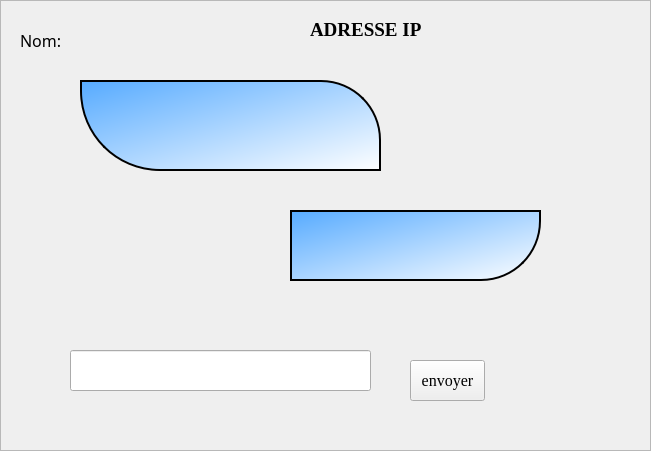
     <widget class="QFrame" name="frame_discussion">
      <property name="geometry">
       <rect>
        <x>240</x>
        <y>80</y>
        <width>651</width>
        <height>451</height>
       </rect>
      </property>
      <property name="styleSheet">
       <string notr="true">backgroud-color:rgb(0, 255, 0)</string>
      </property>
      <property name="frameShape">
       <enum>QFrame::StyledPanel</enum>
      </property>
      <property name="frameShadow">
       <enum>QFrame::Raised</enum>
      </property>
      <widget class="QPushButton" name="bt_envoyer">
       <property name="geometry">
        <rect>
         <x>410</x>
         <y>360</y>
         <width>75</width>
         <height>41</height>
        </rect>
       </property>
       <property name="font">
        <font>
         <family>Times New Roman</family>
         <pointsize>12</pointsize>
        </font>
       </property>
       <property name="text">
        <string>envoyer</string>
       </property>
      </widget>
      <widget class="QLineEdit" name="z_saisir">
       <property name="geometry">
        <rect>
         <x>70</x>
         <y>350</y>
         <width>301</width>
         <height>41</height>
        </rect>
       </property>
      </widget>
      <widget class="QLabel" name="label_2">
       <property name="geometry">
        <rect>
         <x>310</x>
         <y>20</y>
         <width>121</width>
         <height>20</height>
        </rect>
       </property>
       <property name="font">
        <font>
         <family>Times New Roman</family>
         <pointsize>14</pointsize>
         <weight>75</weight>
         <bold>true</bold>
        </font>
       </property>
       <property name="text">
        <string>ADRESSE IP</string>
       </property>
      </widget>
      <widget class="QLabel" name="z_adresse">
       <property name="geometry">
        <rect>
         <x>440</x>
         <y>20</y>
         <width>47</width>
         <height>13</height>
        </rect>
       </property>
       <property name="text">
        <string/>
       </property>
      </widget>
      <widget class="QLabel" name="label_16">
       <property name="geometry">
        <rect>
         <x>20</x>
         <y>30</y>
         <width>91</width>
         <height>20</height>
        </rect>
       </property>
       <property name="font">
        <font>
         <family>Algerian</family>
         <pointsize>12</pointsize>
        </font>
       </property>
       <property name="text">
        <string>Nom:</string>
       </property>
      </widget>
      <widget class="QLabel" name="Mon_nom">
       <property name="geometry">
        <rect>
         <x>80</x>
         <y>19</y>
         <width>191</width>
         <height>31</height>
        </rect>
       </property>
       <property name="font">
        <font>
         <family>Algerian</family>
         <pointsize>12</pointsize>
        </font>
       </property>
       <property name="text">
        <string/>
       </property>
      </widget>
      <widget class="QLabel" name="z_recevoir1">
       <property name="geometry">
        <rect>
         <x>80</x>
         <y>80</y>
         <width>301</width>
         <height>91</height>
        </rect>
       </property>
       <property name="font">
        <font>
         <family>Times New Roman</family>
         <pointsize>12</pointsize>
         <weight>75</weight>
         <bold>true</bold>
        </font>
       </property>
       <property name="whatsThis">
        <string>&lt;html&gt;&lt;head/&gt;&lt;body&gt;&lt;p align=&quot;center&quot;&gt;&lt;span style=&quot; font-size:12pt; font-style:italic;&quot;&gt;&lt;br/&gt;&lt;/span&gt;&lt;/p&gt;&lt;/body&gt;&lt;/html&gt;</string>
       </property>
       <property name="styleSheet">
        <string notr="true">
border-left-color: rgb(255, 170, 255);
background-color: qlineargradient(spread:reflect, x1:0, y1:0, x2:1, y2:1, stop:0 rgba(85, 170, 255, 255), stop:1 rgba(255, 255, 255, 255));
border : 2px solid;
border-bottom-left-radius:80px;
border-top-right-radius:60px;
</string>
       </property>
       <property name="text">
        <string/>
       </property>
      </widget>
      <widget class="QLabel" name="z_envoyer">
       <property name="geometry">
        <rect>
         <x>290</x>
         <y>210</y>
         <width>251</width>
         <height>71</height>
        </rect>
       </property>
       <property name="font">
        <font>
         <family>Times New Roman</family>
         <pointsize>12</pointsize>
         <weight>75</weight>
         <bold>true</bold>
        </font>
       </property>
       <property name="whatsThis">
        <string>&lt;html&gt;&lt;head/&gt;&lt;body&gt;&lt;p align=&quot;center&quot;&gt;&lt;br/&gt;&lt;/p&gt;&lt;/body&gt;&lt;/html&gt;</string>
       </property>
       <property name="styleSheet">
        <string notr="true">border-left-color: rgb(255, 170, 255);
background-color: qlineargradient(spread:reflect, x1:0, y1:0, x2:1, y2:1, stop:0 rgba(85, 170, 255, 255), stop:1 rgba(255, 255, 255, 255));
border : 2px solid;
border-bottom-right-radius:60px;
border-top-leftt-radius:60px;</string>
       </property>
       <property name="text">
        <string/>
       </property>
      </widget>
      <widget class="QLabel" name="z_recevoir">
       <property name="geometry">
        <rect>
         <x>116</x>
         <y>92</y>
         <width>241</width>
         <height>61</height>
        </rect>
       </property>
       <property name="font">
        <font>
         <family>Times New Roman</family>
         <pointsize>12</pointsize>
         <weight>75</weight>
         <bold>true</bold>
        </font>
       </property>
       <property name="text">
        <string/>
       </property>
      </widget>
     </widget>
